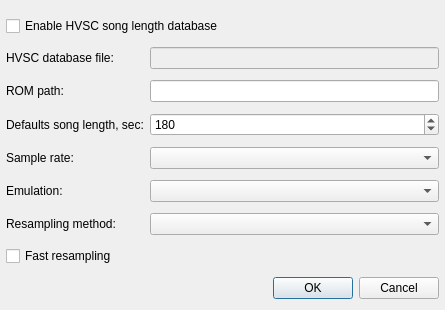
<?xml version="1.0" encoding="UTF-8"?>
<ui version="4.0">
 <class>SettingsDialog</class>
 <widget class="QDialog" name="SettingsDialog">
  <property name="geometry">
   <rect>
    <x>0</x>
    <y>0</y>
    <width>445</width>
    <height>310</height>
   </rect>
  </property>
  <property name="windowTitle">
   <string>SID Plugin Settings</string>
  </property>
  <layout class="QGridLayout" name="gridLayout">
   <property name="leftMargin">
    <number>6</number>
   </property>
   <property name="rightMargin">
    <number>6</number>
   </property>
   <property name="bottomMargin">
    <number>6</number>
   </property>
   <item row="3" column="1">
    <widget class="QSpinBox" name="defaultLengthSpinBox">
     <property name="minimum">
      <number>5</number>
     </property>
     <property name="maximum">
      <number>1000</number>
     </property>
     <property name="value">
      <number>180</number>
     </property>
    </widget>
   </item>
   <item row="10" column="0" colspan="2">
    <widget class="QDialogButtonBox" name="buttonBox">
     <property name="sizePolicy">
      <sizepolicy hsizetype="Expanding" vsizetype="Fixed">
       <horstretch>0</horstretch>
       <verstretch>0</verstretch>
      </sizepolicy>
     </property>
     <property name="standardButtons">
      <set>QDialogButtonBox::Cancel|QDialogButtonBox::Ok</set>
     </property>
    </widget>
   </item>
   <item row="9" column="0" colspan="2">
    <widget class="QCheckBox" name="fastResampligCheckBox">
     <property name="text">
      <string>Fast resampling</string>
     </property>
    </widget>
   </item>
   <item row="4" column="0">
    <widget class="QLabel" name="label_2">
     <property name="text">
      <string>Sample rate:</string>
     </property>
    </widget>
   </item>
   <item row="1" column="0">
    <widget class="QLabel" name="label_5">
     <property name="text">
      <string>HVSC database file:</string>
     </property>
    </widget>
   </item>
   <item row="7" column="0">
    <widget class="QLabel" name="label_4">
     <property name="text">
      <string>Resampling method:</string>
     </property>
    </widget>
   </item>
   <item row="4" column="1">
    <widget class="QComboBox" name="sampleRateComboBox"/>
   </item>
   <item row="1" column="1">
    <widget class="QLineEdit" name="hvscPathLineEdit">
     <property name="enabled">
      <bool>false</bool>
     </property>
    </widget>
   </item>
   <item row="3" column="0">
    <widget class="QLabel" name="label">
     <property name="text">
      <string>Defaults song length, sec:</string>
     </property>
    </widget>
   </item>
   <item row="0" column="0" colspan="2">
    <widget class="QCheckBox" name="useHVSCCheckBox">
     <property name="text">
      <string>Enable HVSC song length database</string>
     </property>
    </widget>
   </item>
   <item row="6" column="0">
    <widget class="QLabel" name="label_3">
     <property name="text">
      <string>Emulation:</string>
     </property>
    </widget>
   </item>
   <item row="6" column="1">
    <widget class="QComboBox" name="emuComboBox"/>
   </item>
   <item row="7" column="1">
    <widget class="QComboBox" name="resamplingComboBox"/>
   </item>
   <item row="2" column="0">
    <widget class="QLabel" name="label_6">
     <property name="text">
      <string>ROM path:</string>
     </property>
    </widget>
   </item>
   <item row="2" column="1">
    <widget class="QLineEdit" name="romPathLineEdit">
     <property name="enabled">
      <bool>true</bool>
     </property>
    </widget>
   </item>
  </layout>
 </widget>
 <resources/>
 <connections>
  <connection>
   <sender>buttonBox</sender>
   <signal>accepted()</signal>
   <receiver>SettingsDialog</receiver>
   <slot>accept()</slot>
   <hints>
    <hint type="sourcelabel">
     <x>220</x>
     <y>229</y>
    </hint>
    <hint type="destinationlabel">
     <x>103</x>
     <y>160</y>
    </hint>
   </hints>
  </connection>
  <connection>
   <sender>buttonBox</sender>
   <signal>rejected()</signal>
   <receiver>SettingsDialog</receiver>
   <slot>reject()</slot>
   <hints>
    <hint type="sourcelabel">
     <x>275</x>
     <y>229</y>
    </hint>
    <hint type="destinationlabel">
     <x>148</x>
     <y>169</y>
    </hint>
   </hints>
  </connection>
  <connection>
   <sender>useHVSCCheckBox</sender>
   <signal>toggled(bool)</signal>
   <receiver>hvscPathLineEdit</receiver>
   <slot>setEnabled(bool)</slot>
   <hints>
    <hint type="sourcelabel">
     <x>188</x>
     <y>24</y>
    </hint>
    <hint type="destinationlabel">
     <x>186</x>
     <y>47</y>
    </hint>
   </hints>
  </connection>
 </connections>
</ui>
